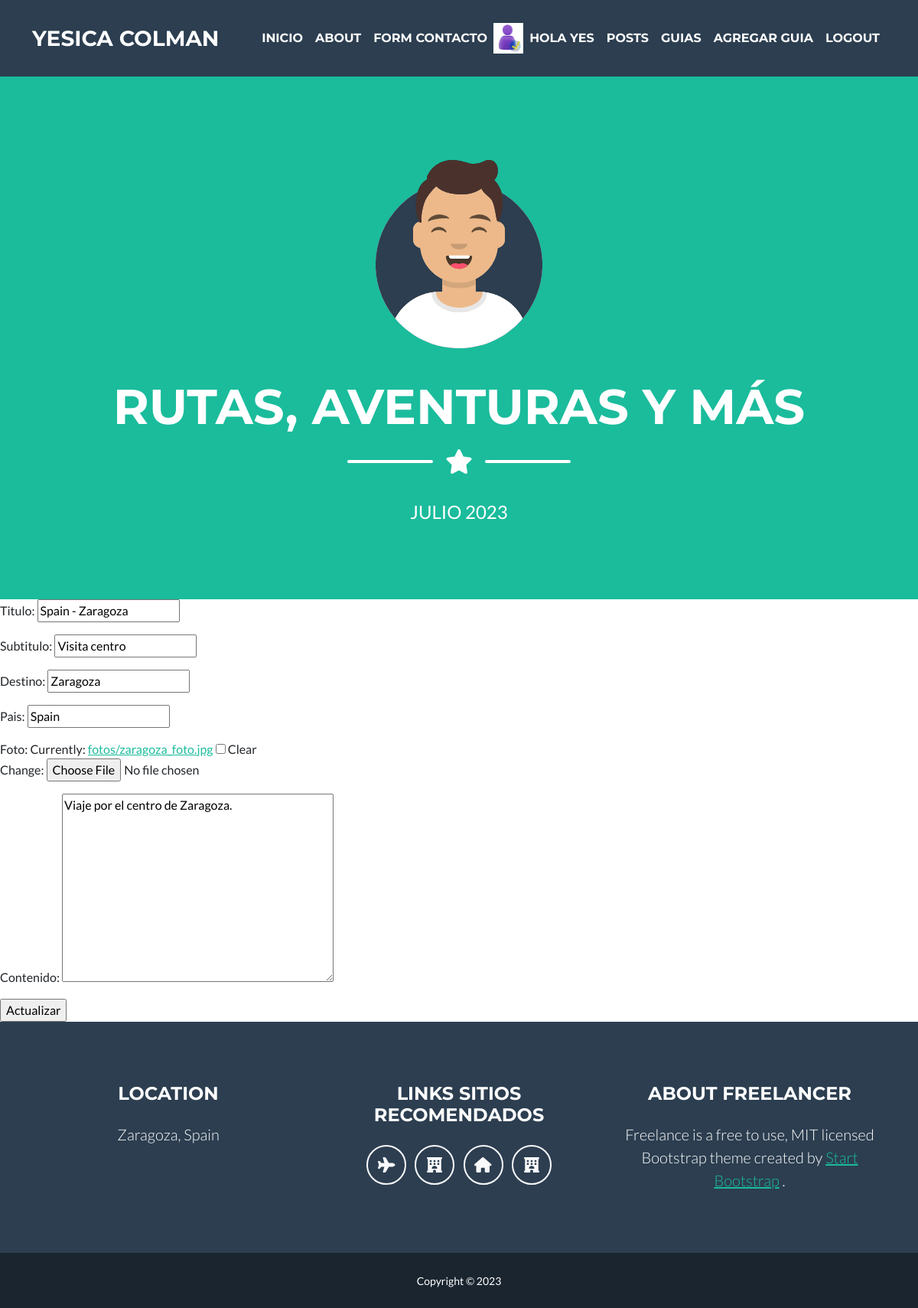
The app's page /update_guia/27/ (signed in) with its own data.
### accounts/models.py (models this page shows, shortened)
class Account(models.Model):
    user= models.OneToOneField(User, on_delete=models.CASCADE)
    avatar= models.ImageField(upload_to= 'avatares', null=True, blank=True)

### MiApp/models.py (models this page shows)
class Guias(models.Model):
    autor= models.CharField(max_length=20)
    titulo = models.CharField(max_length=50)
    subtitulo=models.CharField(max_length=80, default="")
    destino= models.CharField(max_length=40)
    pais = models.CharField(max_length=40)
    foto= models.ImageField(upload_to='fotos/',null=True, blank=True)
    contenido = models.TextField(max_length=1000)

### MiApp/class_views.py (the view)
# urls.py: path('update_guia/<pk>/', class_views.GuiaUpdateView.as_view(), name="Update_Guia"),
class GuiaUpdateView(LoginRequiredMixin, UpdateView):
    model = Guias
    template_name= "MiApp/class_update_guia.html"
    success_url = reverse_lazy("Guias")
    fields = ['titulo', 'subtitulo', 'destino', 'pais', 'foto','contenido']

### MiApp/templates/MiApp/class_update_guia.html (shortened to what this page needs)
<!DOCTYPE html>
{% extends 'MiApp/baseweb.html'%}
{% load static %}
{% block main %}
<form method="POST">
    {{ form.as_p }}
    <input type="submit" value="Actualizar">
</form>
{% endblock main %}

### MiApp/templates/MiApp/baseweb.html (shortened to what this page needs)
<!DOCTYPE html>
{% load static %}
<html lang="en">
    <head>
        <link href='{% static "MiApp/styles.css" %}' rel="stylesheet" />
    </head>
    <body id="page-top">
        <nav class="navbar navbar-expand-lg bg-secondary text-uppercase fixed-top" id="mainNav">
            <div class="container">
                <a class="navbar-brand" href="{%url 'about'%}"> Yesica Colman </a>
                <div class="collapse navbar-collapse" id="navbarResponsive">
                    <ul class="navbar-nav text-uppercase ms-auto py-4 py-lg-0">
                        <li class="nav-item"><a class="nav-link" href="{%url 'inicio'%}">Inicio</a></li>
                        <li class="nav-item"><a class="nav-link" href="{%url 'about'%}">About</a></li>
                        <li class="nav-item"><a class="nav-link" href="{%url 'form_contacto'%}">Form Contacto</a></li>
                    {% if request.user.is_authenticated %}
                    {% if user.account.avatar %}
                    <img height="40px" src="{{ user.account.avatar.url }}" alt="">
                    {% endif %}
                    <li class="nav-item"><a class="nav-link" href="{% url 'mostrar_perfil' %}">Hola {{ request.user.username }}</a></li>
                        <li class="nav-item"><a class="nav-link" href="{%url 'List'%}" >posts</a></li>
                        <li class="nav-item"><a class="nav-link" href="{%url 'Guias'%}">Guias</a></li>
                        <li class="nav-item"><a class="nav-link" href="{%url 'agregar_guia'%}">Agregar Guia</a></li>
                        <li class="nav-item"><a class="nav-link" href="{% url 'logout' %}">Logout</a>
                    {% else %}
                        <li class="nav-item"><a class="nav-link" href="{% url 'login' %}">Login</a></li>
                        <li class="nav-item"><a class="nav-link" href="{% url 'register' %}">Registro</a></li>
                    {% endif %}
                    </ul>
                </div>
            </div>
        </nav>
        <header class="masthead bg-primary text-white text-center">
            <div class="container d-flex align-items-center flex-column">
                <img class="masthead-avatar mb-5" src="{% static 'avatars.svg' %}" alt="" />
                <h1 class="masthead-heading text-uppercase mb-0"> RUTAS, AVENTURAS Y MÁS </h1>
                <div class="divider-custom divider-light">
                    <div class="divider-custom-line"></div>
                    <div class="divider-custom-icon"><i class="fas fa-star"></i></div>
                    <div class="divider-custom-line"></div>
                </div>
                <p class="masthead-subheading font-weight-light mb-0"> JULIO 2023 </p>
            </div>
        </header>
        {% block main%}
        {%endblock main%}
        <footer class="footer text-center">
            <div class="container">
                <div class="row">
                    <div class="col-lg-4 mb-5 mb-lg-0">
                        <h4 class="text-uppercase mb-4">Location</h4>
                        <p class="lead mb-0">
                            Zaragoza, Spain
                        </p>
                    </div>
                    <div class="col-lg-4 mb-5 mb-lg-0">
                        <h4 class="text-uppercase mb-4"> Links Sitios recomendados </h4>
                        <a class="btn btn-outline-light btn-social mx-1" href="https://www.despegar.com.ar/"><i class="fas fa-plane"></i></a>
                        <a class="btn btn-outline-light btn-social mx-1" href="https://www.booking.com/index.es.html"><i class="fas fa-hotel"></i></a>
                        <a class="btn btn-outline-light btn-social mx-1" href="https://www.airbnb.es/"><i class="fas fa-home"></i></a>
                        <a class="btn btn-outline-light btn-social mx-1" href="https://www.tripadvisor.es/"><i class="fas fa-hotel"></i></a>
                    </div>
                    <div class="col-lg-4">
                        <h4 class="text-uppercase mb-4">About Freelancer</h4>
                        <p class="lead mb-0">
                            Freelance is a free to use, MIT licensed Bootstrap theme created by
                            <a href="http://startbootstrap.com">Start Bootstrap</a>
                            .
                        </p>
                    </div>
                </div>
            </div>
        </footer>
        <div class="copyright py-4 text-center text-white">
            <div class="container"><small>Copyright &copy; 2023</small></div>
        </div>
    </body>
</html>

### records on screen
Guias: titulo "Spain - Zaragoza", subtitulo "Visita centro", destino "Zaragoza", pais "Spain", contenido "Viaje por el centro de Zaragoza."

### other values on screen
{{ request.user.username }} "YES"
